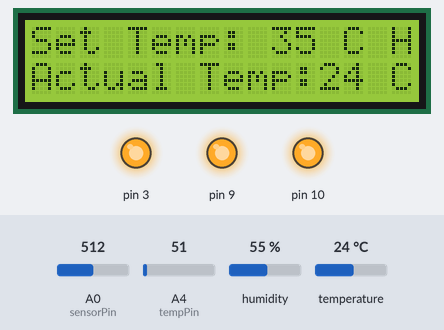
The sketch below on a simulated Arduino Uno, built with avr-gcc and run on an emulated ATmega328P. Shown: 16×2 character LCD, output pins drawn as LEDs (lit = HIGH). Wiring (inferred from the names in the program): DHT11 sensor: data pin 7. Inputs (shaded band) come from the test bench; at power-on: A0 (sensorPin) = 512, temperature 24 °C, A4 (tempPin) = 51, humidity 55 %. Pins used as bus, display or sensor lines are not drawn; what the sketch prints to the serial monitor is not drawn.

Above: at 17.8 s.
17.9 s: A0 (sensorPin) set to 90
At 18.7 s:
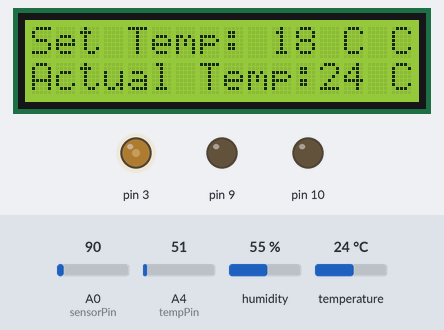
22.5 s: temperature set to 19 °C
At 23.9 s:
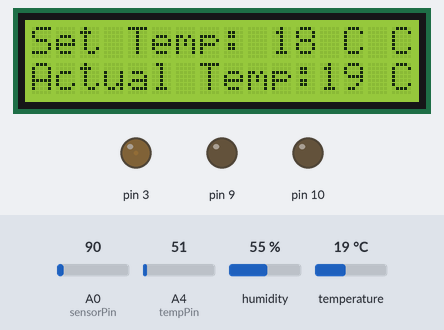
27.1 s: temperature set to 28 °C
At 29.0 s:
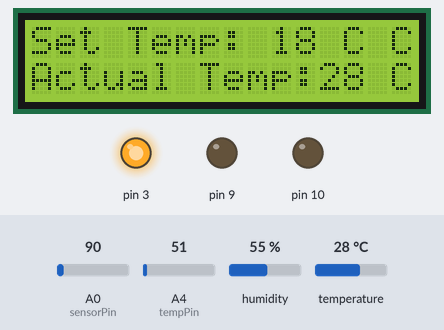
31.7 s: A0 (sensorPin) set to 265
At 32.9 s:
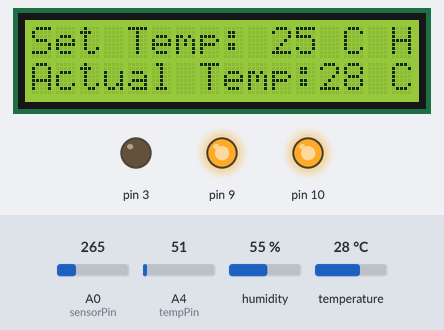
36.3 s: temperature set to 12 °C
At 38.0 s:
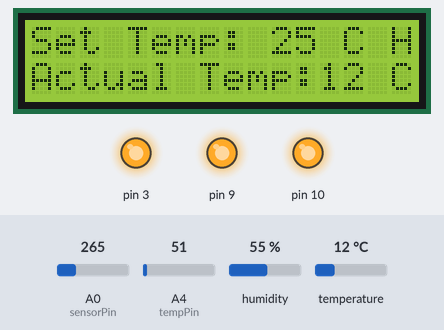
40.9 s: A0 (sensorPin) set to 241
At 43.2 s:
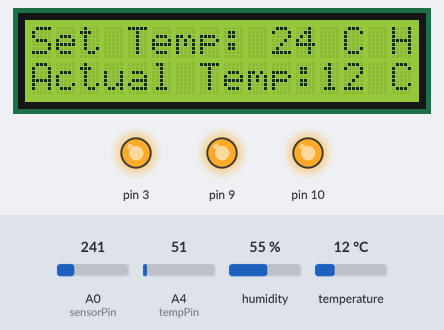
45.2 s: A0 (sensorPin) set to 215
Timing chart, 0 to 48.2 s (numbered marks = the images above; inputs shaded):
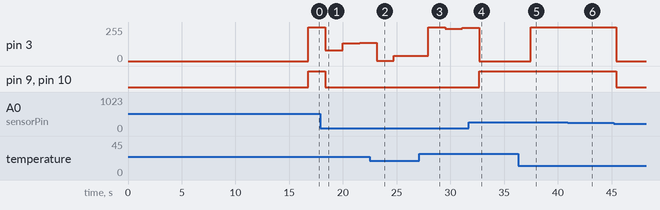

Measured:
- after the input at 17.9 s, pin 3: 255/255 → 80/255 after 0.47 s, → 132/255 1.6 s later, → 138/255 1.6 s later; pin 9, pin 10: HIGH → LOW after 0.47 s; the display: first differs from a run without the input after 0.47 s (image 1)
- after the input at 22.5 s, the display: first differs from a run without the input after 0.65 s (image 2)
- after the input at 27.1 s, the display: first differs from a run without the input after 0.82 s (image 3)
- after the input at 31.7 s, pin 3: 251/255 → 0/255 after 1.0 s; pin 9, pin 10: LOW → HIGH after 1.0 s; the display: first differs from a run without the input after 1.0 s (image 4)
- after the input at 36.3 s, pin 3: 0/255 → 255/255 after 1.2 s; the display: first differs from a run without the input after 1.2 s (image 5)
- after the input at 40.9 s, the display: first differs from a run without the input after 1.3 s (image 6)
- after the input at 45.2 s, pin 3: 255/255 → 0/255 after 0.23 s; pin 9, pin 10: HIGH → LOW after 0.23 s

The sketch:

PTCMainCode.ino
```cpp
#include <LiquidCrystal.h>
#include <dht.h>
dht DHT;
#define DHT11_PIN 7

// ------------------ N O T E   V E R Y    I M P -----------------------------------------------------------------
// THE CONNECTION OF PIN 13 of LCD is with PIN 13 of ARDUINO not PIN 3 as shown in Diagram reffered from website!!
// THE CONNECTION OF PIN 6 (Enable Pin) of LCD is with PIN 8 of ARDUINO not PIN 3 as shown in Diagram reffered from website!!

const int rs = 12, en = 8, d4 = 5, d5 = 4, d6 = 13, d7 = 2;

LiquidCrystal lcd(rs, en, d4, d5, d6, d7);
int temp=0;
int temp1=0;
float potchange=0;
int sensorPin=A0;
int tempPin = A4;
int val=0;

// PID Values for Cooling
//int kp=20,kd=12,ki=1;

// PID Values for Heating
int kp=50,kd=400,ki=0.05;

////////////////////////////////////////////
// PID Values for Cooling
//int kp=20,kd=12,ki=1;

//kp=10,kd=500,ki=0; -- for 49 at 46
//kp=20,kd=550,ki=0; -- for 49 at 47-48
//kp=30,kd=580,ki=0; -- for 49 at 48-49-50
////////////////////////////////////////////

int temperature_read=0;
int set_temperature=0;

int PID_error=0;

float previous_error = 0;
float PID_p=0,PID_d=0,PID_i=0,PID_value=0;
float elapsedTime, Time, timePrev;

int RoomTemp=0;

void setup()
{
            Time = millis();
            // Timer Setup for High Frequency PWM
           pinMode(10,OUTPUT);
           pinMode(9,OUTPUT);
           pinMode(3, OUTPUT);
            //pinMode(11,OUTPUT);
            TCCR2A = _BV(COM2A1) | _BV(COM2B1) | _BV(WGM20);
            TCCR2B = _BV(CS20);
            //OCR2A = 127;
            OCR2B = 0;

            Serial.begin(9600);
           // Serial.println("Initializing");
            int chk = DHT.read11(DHT11_PIN);
            for(int i=0; i<=100; i++)
            {
              lcd.begin(16, 2);
              lcd.setCursor(2, 0);
              lcd.print("Initial Setup");
              lcd.setCursor(5, 1);
              lcd.print(i);
              RoomTemp=(int)DHT.temperature;
              lcd.setCursor(9, 1);
              lcd.print(RoomTemp);
              //delay(1200);
              delay(100);
            }

}

void loop()
{
  // LCD Setup
  lcd.clear();
  lcd.begin(16, 2);
  lcd.print("Set Temp: ");
  lcd.setCursor(10, 0);

  // DHT11 Reading
  int chk = DHT.read11(DHT11_PIN);

  // LM 35 Reading
  val = analogRead(tempPin);
  float mv = ( val/1024.0)*5000;
  float cel = mv/10;

  temp=analogRead(sensorPin);

  potchange=temp;
  temp1=15+(temp/1023.0)*41.0;

  // LCD Printing

  lcd.print(temp1);
  lcd.setCursor(13, 0);
  lcd.print("C");
  lcd.setCursor(0,1);
  lcd.print("Actual Temp:");
  lcd.print((int)DHT.temperature);
  //lcd.print(cel);
  lcd.setCursor(15,1);
  lcd.print("C");

   Serial.println((int)DHT.temperature);
   Serial.println(temp1);
  //OCR2B = (potchange/1024)*255 ;

//  Serial.println(" LM 35 Temp  ");
//  Serial.println((int)(cel));


  set_temperature=temp1;
  temperature_read= DHT.temperature;
  //temperature_read= cel;
  // ----------------------------- HEATING ----------------------------------------------------------
  if(set_temperature>=RoomTemp)
  {
        digitalWrite(9,HIGH);
        digitalWrite(10,HIGH);
        lcd.setCursor(15, 0);
        lcd.print("H");
        kp=50;
        kd=400;
        ki=0.05;


        PID_error = -(temperature_read - set_temperature)+1 ;

        PID_p = kp * PID_error;

        PID_i = (PID_i + (ki * PID_error));

        timePrev = Time;
        Time = millis();
        elapsedTime = (Time - timePrev) / 1000;
        PID_d = kd*((PID_error - previous_error)/elapsedTime);

        PID_value = PID_p + PID_d + PID_i ;

         if(PID_value < 0 || PID_error<0 || PID_p < 0)
          {    PID_value = 0;
              //|| PID_p < 0 || PID_error<0
              // Serial.println("Flag");
          }
        if(PID_value > 255)
          {    PID_value = 255;  }

        OCR2B=PID_value;
        previous_error = PID_error;
  }
  // ----------------------------- COOLING ----------------------------------------------------------
  else if(set_temperature<RoomTemp)
  {
        digitalWrite(9,LOW);
        digitalWrite(10,LOW);
        lcd.setCursor(15, 0);
        lcd.print("C");
        kp=20;
        kd=12;
        ki=1;


        PID_error = (temperature_read - set_temperature) ;

        PID_p = kp * PID_error;

        PID_i = (PID_i + (ki * PID_error));

        timePrev = Time;
        Time = millis();
        elapsedTime = (Time - timePrev) / 1000;
        PID_d = kd*((PID_error - previous_error)/elapsedTime);

        PID_value = PID_p + PID_d + PID_i ;

         if(PID_value < 0 || PID_error<0 )
          {    PID_value = 0;
              //|| PID_p < 0 || PID_error<0
              // Serial.println("Flag");
          }
        if(PID_value > 255)
          {    PID_value = 255;  }

        OCR2B=PID_value;
        previous_error = PID_error;
  }

//  Serial.println(" Actual Temperature  ");

//  Serial.println(" Set Temperature ");

//  Serial.println("PID Error");
//  Serial.println(PID_error);
//  Serial.println("PWM Value ");
//  Serial.println(PID_value);
//  Serial.println("PID P");
//  Serial.println(PID_p);
//  Serial.println("PID D");
//  Serial.println(PID_d);
//  Serial.println("PID I");
//  Serial.println(PID_i);
  delay(1500);

}
```
